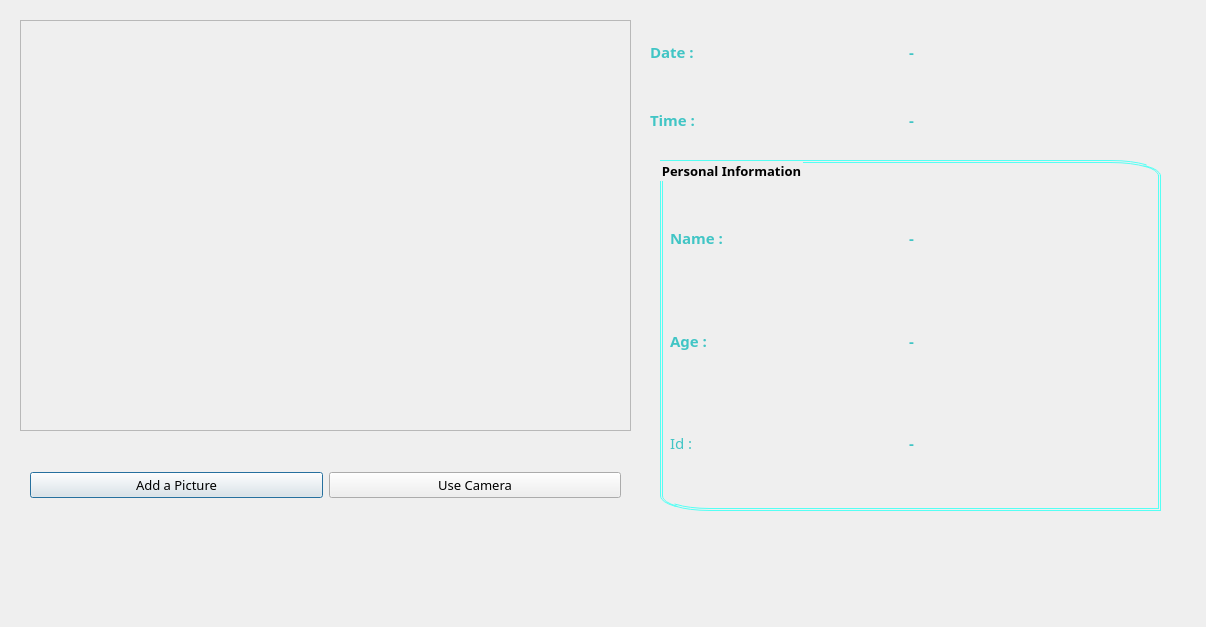
<?xml version="1.0" encoding="UTF-8"?>
<ui version="4.0">
 <class>FacialRecognitionApp</class>
 <widget class="QDialog" name="FacialRecognitionApp">
  <property name="enabled">
   <bool>true</bool>
  </property>
  <property name="geometry">
   <rect>
    <x>0</x>
    <y>0</y>
    <width>1206</width>
    <height>627</height>
   </rect>
  </property>
  <property name="windowTitle">
   <string>Facial Recognition App</string>
  </property>
  <property name="autoFillBackground">
   <bool>false</bool>
  </property>
  <property name="styleSheet">
   <string notr="true"/>
  </property>
  <widget class="QWidget" name="horizontalLayoutWidget">
   <property name="geometry">
    <rect>
     <x>30</x>
     <y>440</y>
     <width>591</width>
     <height>91</height>
    </rect>
   </property>
   <layout class="QHBoxLayout" name="recogchoiceLayout">
    <item>
     <widget class="QPushButton" name="browse">
      <property name="sizePolicy">
       <sizepolicy hsizetype="Minimum" vsizetype="Fixed">
        <horstretch>0</horstretch>
        <verstretch>0</verstretch>
       </sizepolicy>
      </property>
      <property name="font">
       <font>
        <family>Pirulen</family>
        <pointsize>10</pointsize>
        <weight>50</weight>
        <italic>false</italic>
        <bold>false</bold>
       </font>
      </property>
      <property name="styleSheet">
       <string notr="true">
QPushButton {
font: 10pt &quot;Pirulen&quot;;
  display: inline-block;
  
  border-width: 3px;
  border-style: double;
  border-top-left-radius: 50px 15px;
 border-bottom-right-radius: 50px 15px;
  border-color:  rgb(85, 255, 244);
  text-align: center;
	color: rgb(85, 255, 244);
  padding: 20px;
  width: 200px;
  transition: all 0.5s;
  cursor: pointer;
  margin: 5px;
}

QPushButton {
  cursor: pointer;
  display: inline-block;
  position: relative;
  transition: 0.5s;
}

QPushButton {
  content: '\00bb';
  position: absolute;
  opacity: 0;
  top: 0;
  right: -20px;
  transition: 0.5s;
}

QPushButton:hover  {
  padding-right: 25px;
}

QPushButton:hover   {
  opacity: 1;
  right: 0;
}</string>
      </property>
      <property name="text">
       <string>Add a Picture</string>
      </property>
     </widget>
    </item>
    <item>
     <widget class="QPushButton" name="livecam">
      <property name="font">
       <font>
        <family>Pirulen</family>
        <pointsize>10</pointsize>
        <weight>50</weight>
        <italic>false</italic>
        <bold>false</bold>
       </font>
      </property>
      <property name="styleSheet">
       <string notr="true">
QPushButton {
font: 10pt &quot;Pirulen&quot;;
  display: inline-block;
  
  border-width: 3px;
  border-style: double;
  border-top-left-radius: 50px 15px;
 border-bottom-right-radius: 50px 15px;
  border-color:  rgb(85, 255, 244);
  text-align: center;
	color: rgb(85, 255, 244);
  padding: 20px;
  width: 200px;
  transition: all 0.5s;
  cursor: pointer;
  margin: 5px;
}

QPushButton {
  cursor: pointer;
  display: inline-block;
  position: relative;
  transition: 0.5s;
}

QPushButton  QPushButton:after{
  content: '\00bb';
  position: absolute;
  opacity: 0;
  top: 0;
  right: -20px;
  transition: 0.5s;
}

QPushButton:hover  {
  padding-right: 25px;
}

QPushButton:hover   QPushButton:after{
  opacity: 1;
  right: 0;
}</string>
      </property>
      <property name="text">
       <string>Use Camera</string>
      </property>
     </widget>
    </item>
   </layout>
  </widget>
  <widget class="QWidget" name="gridLayoutWidget">
   <property name="geometry">
    <rect>
     <x>650</x>
     <y>20</y>
     <width>511</width>
     <height>131</height>
    </rect>
   </property>
   <layout class="QGridLayout" name="gridLayout">
    <property name="sizeConstraint">
     <enum>QLayout::SetMinAndMaxSize</enum>
    </property>
    <item row="0" column="0">
     <layout class="QHBoxLayout" name="horizontalLayout_2">
      <item>
       <widget class="QLabel" name="date">
        <property name="font">
         <font>
          <family>Pirulen</family>
          <pointsize>11</pointsize>
          <weight>75</weight>
          <bold>true</bold>
         </font>
        </property>
        <property name="styleSheet">
         <string notr="true">QLabel{
	color: rgb(65, 197, 197);
}</string>
        </property>
        <property name="text">
         <string>Date :</string>
        </property>
       </widget>
      </item>
      <item>
       <widget class="QLabel" name="datevalue">
        <property name="font">
         <font>
          <family>Pirulen</family>
          <pointsize>11</pointsize>
          <weight>75</weight>
          <bold>true</bold>
         </font>
        </property>
        <property name="styleSheet">
         <string notr="true">QLabel{
	color: rgb(65, 197, 197);
}</string>
        </property>
        <property name="text">
         <string>-</string>
        </property>
       </widget>
      </item>
     </layout>
    </item>
    <item row="1" column="0">
     <layout class="QHBoxLayout" name="horizontalLayout_3">
      <item>
       <widget class="QLabel" name="time">
        <property name="font">
         <font>
          <family>Pirulen</family>
          <pointsize>11</pointsize>
          <weight>75</weight>
          <bold>true</bold>
         </font>
        </property>
        <property name="styleSheet">
         <string notr="true">QLabel{
	color: rgb(65, 197, 197);
}
</string>
        </property>
        <property name="text">
         <string>Time :</string>
        </property>
       </widget>
      </item>
      <item>
       <widget class="QLabel" name="timevalue">
        <property name="font">
         <font>
          <family>Pirulen</family>
          <pointsize>11</pointsize>
          <weight>75</weight>
          <bold>true</bold>
         </font>
        </property>
        <property name="styleSheet">
         <string notr="true">QLabel{
	color: rgb(65, 197, 197);
}</string>
        </property>
        <property name="text">
         <string>-</string>
        </property>
       </widget>
      </item>
     </layout>
    </item>
   </layout>
  </widget>
  <widget class="QGroupBox" name="details">
   <property name="geometry">
    <rect>
     <x>660</x>
     <y>160</y>
     <width>501</width>
     <height>351</height>
    </rect>
   </property>
   <property name="font">
    <font>
     <family>Pirulen</family>
     <pointsize>10</pointsize>
     <weight>75</weight>
     <bold>true</bold>
    </font>
   </property>
   <property name="styleSheet">
    <string notr="true">QGroupBox{
border-width: 3px;
  border-style: double;
  border-top-right-radius: 50px 15px;
 border-bottom-left-radius: 50px 15px;
  border-color:  rgb(85, 255, 244);

}</string>
   </property>
   <property name="title">
    <string>Personal Information</string>
   </property>
   <widget class="QWidget" name="gridLayoutWidget_2">
    <property name="geometry">
     <rect>
      <x>10</x>
      <y>30</y>
      <width>471</width>
      <height>301</height>
     </rect>
    </property>
    <layout class="QGridLayout" name="gridLayout_2">
     <item row="0" column="0">
      <layout class="QHBoxLayout" name="horizontalLayout_4">
       <item>
        <widget class="QLabel" name="name">
         <property name="font">
          <font>
           <family>Pirulen</family>
           <pointsize>11</pointsize>
           <weight>75</weight>
           <bold>true</bold>
          </font>
         </property>
         <property name="styleSheet">
          <string notr="true">QLabel{
	color: rgb(65, 197, 197);
}
</string>
         </property>
         <property name="text">
          <string>Name :</string>
         </property>
        </widget>
       </item>
       <item>
        <widget class="QLabel" name="namevalue">
         <property name="font">
          <font>
           <family>Pirulen</family>
           <pointsize>11</pointsize>
           <weight>75</weight>
           <bold>true</bold>
          </font>
         </property>
         <property name="styleSheet">
          <string notr="true">QLabel{
	color: rgb(65, 197, 197);
}</string>
         </property>
         <property name="text">
          <string>-</string>
         </property>
        </widget>
       </item>
      </layout>
     </item>
     <item row="1" column="0">
      <layout class="QHBoxLayout" name="horizontalLayout_5">
       <item>
        <widget class="QLabel" name="age">
         <property name="font">
          <font>
           <family>Pirulen</family>
           <pointsize>11</pointsize>
           <weight>75</weight>
           <bold>true</bold>
          </font>
         </property>
         <property name="styleSheet">
          <string notr="true">QLabel{
	color: rgb(65, 197, 197);
}</string>
         </property>
         <property name="text">
          <string>Age :</string>
         </property>
        </widget>
       </item>
       <item>
        <widget class="QLabel" name="agevalue">
         <property name="font">
          <font>
           <family>Pirulen</family>
           <pointsize>11</pointsize>
           <weight>75</weight>
           <bold>true</bold>
          </font>
         </property>
         <property name="styleSheet">
          <string notr="true">QLabel{
	color: rgb(65, 197, 197);
}
</string>
         </property>
         <property name="text">
          <string>-</string>
         </property>
        </widget>
       </item>
      </layout>
     </item>
     <item row="2" column="0">
      <layout class="QHBoxLayout" name="horizontalLayout_6">
       <item>
        <widget class="QLabel" name="id">
         <property name="font">
          <font>
           <family>Pirulen</family>
           <pointsize>11</pointsize>
           <weight>50</weight>
           <bold>false</bold>
          </font>
         </property>
         <property name="styleSheet">
          <string notr="true">QLabel{
	color: rgb(65, 197, 197);
}</string>
         </property>
         <property name="text">
          <string>Id :</string>
         </property>
        </widget>
       </item>
       <item>
        <widget class="QLabel" name="idvalue">
         <property name="font">
          <font>
           <family>Pirulen</family>
           <pointsize>11</pointsize>
           <weight>75</weight>
           <bold>true</bold>
          </font>
         </property>
         <property name="styleSheet">
          <string notr="true">QLabel{
	color: rgb(65, 197, 197);
}
</string>
         </property>
         <property name="text">
          <string>-</string>
         </property>
        </widget>
       </item>
      </layout>
     </item>
    </layout>
   </widget>
  </widget>
  <widget class="QLabel" name="screenLabel">
   <property name="geometry">
    <rect>
     <x>20</x>
     <y>20</y>
     <width>611</width>
     <height>411</height>
    </rect>
   </property>
   <property name="frameShape">
    <enum>QFrame::StyledPanel</enum>
   </property>
   <property name="frameShadow">
    <enum>QFrame::Plain</enum>
   </property>
   <property name="lineWidth">
    <number>1</number>
   </property>
   <property name="midLineWidth">
    <number>0</number>
   </property>
   <property name="text">
    <string/>
   </property>
   <property name="scaledContents">
    <bool>true</bool>
   </property>
   <property name="wordWrap">
    <bool>false</bool>
   </property>
  </widget>
  <widget class="QLabel" name="label">
   <property name="geometry">
    <rect>
     <x>0</x>
     <y>0</y>
     <width>1211</width>
     <height>631</height>
    </rect>
   </property>
   <property name="text">
    <string/>
   </property>
   <property name="pixmap">
    <pixmap>background.jpg</pixmap>
   </property>
   <property name="scaledContents">
    <bool>true</bool>
   </property>
  </widget>
  <zorder>label</zorder>
  <zorder>horizontalLayoutWidget</zorder>
  <zorder>gridLayoutWidget</zorder>
  <zorder>details</zorder>
  <zorder>screenLabel</zorder>
 </widget>
 <resources/>
 <connections/>
</ui>
